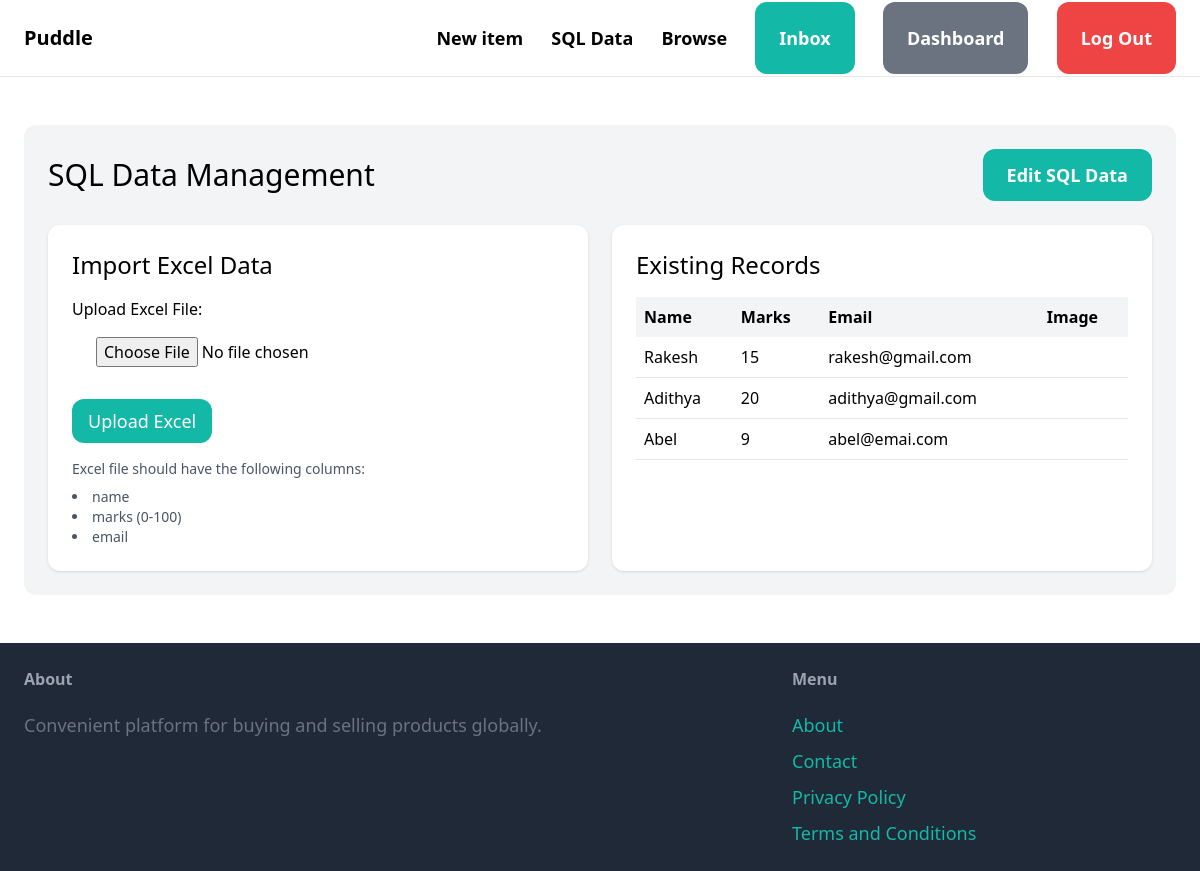
The app's page /sql-data/ (signed in), older data.
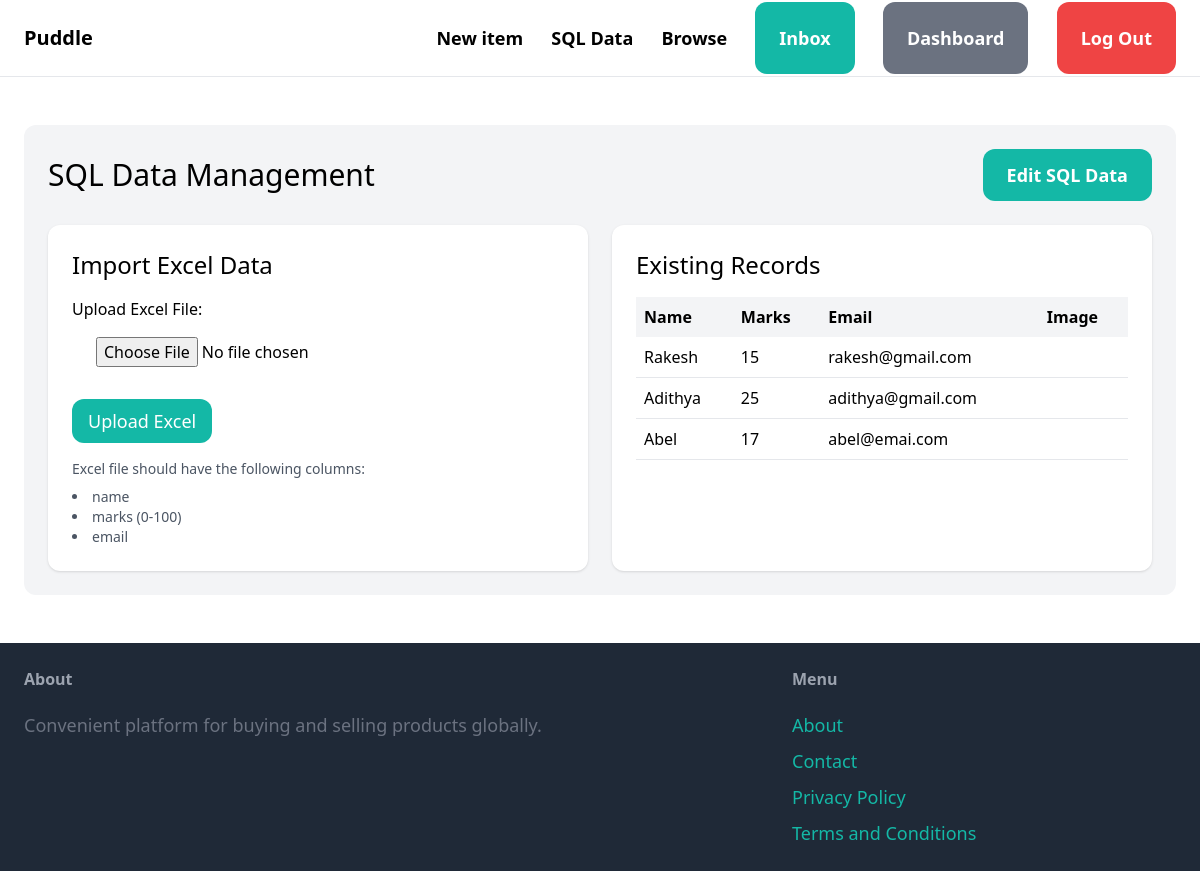
The same page, newer data.
### core/models.py (models this page shows, shortened)
class ExcelData(models.Model):
    name = models.CharField(max_length=100)
    marks = models.IntegerField(
        validators=[
            MinValueValidator(0, message="Marks cannot be negative"),
            MaxValueValidator(100, message="Marks cannot exceed 100")
        ]
    )
    email = models.EmailField()
    created_at = models.DateTimeField(auto_now_add=True)
    updated_at = models.DateTimeField(auto_now=True)
    class Meta:
        ordering = ['-created_at']
        verbose_name = 'Excel Data'
        verbose_name_plural = 'Excel Data'

### core/views.py (the view)
# urls.py: path('sql-data/', views.sql_data, name='sql_data'),
@login_required
def sql_data(request):
    if request.method == 'POST':
        form = ExcelUploadForm(request.POST, request.FILES)
        if form.is_valid():
            excel_file = request.FILES['excel_file']
            try:
                df = pd.read_excel(excel_file)
                columns = df.columns.tolist()
                name_col = None
                marks_col = None
                email_col = None
                for col in columns:
                    if col.lower() == 'name':
                        name_col = col
                    elif col.lower() == 'marks':
                        marks_col = col
                    elif col.lower() == 'email':
                        email_col = col
                if not name_col or not marks_col or not email_col:
                    missing_cols = []
                    if not name_col:
                        missing_cols.append("'name'")
                    if not marks_col:
                        missing_cols.append("'marks'")
                    if not email_col:
                        missing_cols.append("'email'")
                    error_msg = f"Excel file must contain columns: {' and '.join(missing_cols)}. Found columns: {', '.join(columns)}"
                    messages.error(request, error_msg)
                    return redirect('core:sql_data')
                for index, row in df.iterrows():
                    ExcelData.objects.create(
                        name=str(row[name_col]),
                        marks=int(row[marks_col]),
                        email=str(row[email_col])
                    )
                messages.success(request, f'Successfully imported {len(df)} records from Excel!')
                return redirect('core:sql_data')
            except Exception as e:
                messages.error(request, f'Error importing Excel data: {str(e)}. Please ensure your Excel file has "name", "marks", and "email" columns.')
    else:
        form = ExcelUploadForm()
    records = ExcelData.objects.all()
    return render(request, 'core/sql_data.html', {
        'form': form,
        'records': records,
    })

### core/forms.py
class ExcelUploadForm(forms.Form):
    excel_file = forms.FileField(
        widget=forms.FileInput(attrs={
            'class': 'w-full py-4 px-6 rounded',
            'accept': '.xlsx, .xls'
        }),
        label='Upload Excel File'
    )

### core/templates/core/sql_data.html (shortened to what this page needs)
{% extends 'core/base.html' %}
{% block content %}
<div class="w-full my-6 mx-auto p-6 bg-gray-100 rounded-xl">
    <div class="flex justify-between items-center mb-6">
        <h1 class="text-3xl">SQL Data Management</h1>
        <a href="{% url 'core:edit_sql' %}" class="px-6 py-3 text-lg font-semibold bg-teal-500 text-white rounded-xl hover:bg-teal-700">
            Edit SQL Data
        </a>
    </div>
    <div class="grid grid-cols-1 md:grid-cols-2 gap-6">
        <div class="bg-white p-6 rounded-xl shadow">
            <h2 class="text-2xl mb-4">Import Excel Data</h2>
            <form method="post" enctype="multipart/form-data">
                <div class="mb-4">
                    {{ form.excel_file.label_tag }}
                    {{ form.excel_file }}
                </div>
                <button type="submit" class="py-2 px-4 text-lg bg-teal-500 hover:bg-teal-700 rounded-xl text-white">
                    Upload Excel
                </button>
            </form>
            <div class="mt-4 text-sm text-gray-600">
                <p>Excel file should have the following columns:</p>
                <ul class="list-disc list-inside mt-2">
                    <li>name</li>
                    <li>marks (0-100)</li>
                    <li>email</li>
                </ul>
            </div>
        </div>
        <div class="bg-white p-6 rounded-xl shadow">
            <h2 class="text-2xl mb-4">Existing Records</h2>
            {% if records %}
                <div class="overflow-x-auto">
                    <table class="w-full">
                        <thead>
                            <tr class="bg-gray-100">
                                <th class="p-2 text-left">Name</th>
                                <th class="p-2 text-left">Marks</th>
                                <th class="p-2 text-left">Email</th>
                                <th class="p-2 text-left">Image</th>
                            </tr>
                        </thead>
                        <tbody>
                            {% for record in records %}
                            <tr class="border-b">
                                <td class="p-2">{{ record.name }}</td>
                                <td class="p-2">{{ record.marks }}</td>
                                <td class="p-2">{{ record.email }}</td>
                            </tr>
                            {% endfor %}
                        </tbody>
                    </table>
                </div>
            {% else %}
                <p class="text-gray-500">No records found.</p>
            {% endif %}
        </div>
    </div>
</div>
{% endblock %}

Row changes from the older to the newer data that the page shows:
changed ExcelData "Adithya": marks "20" → "25"
changed ExcelData "Abel": marks "9" → "17"
